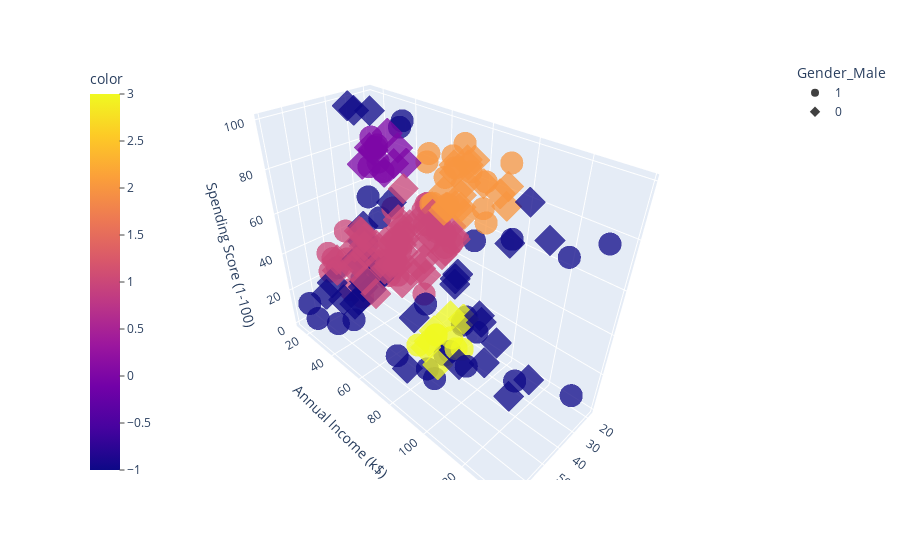

This figure's notebook cell:
### Code cell
import plotly.express as px
fig = px.scatter_3d(df, x='Age', y='Annual Income (k$)', z='Spending Score (1-100)', color=dbscan.labels_, symbol='Gender_Male', opacity=0.75)
fig.update_layout(coloraxis_colorbar=dict(yanchor="top", y=1, x=0, ticks="outside"))
# fig.show()

### Figure 1 — Plotly figure (JSON) as saved in the notebook; plotly's stock layout.template omitted (floating-point values rounded to 4 significant figures)
{"data": [{"hovertemplate": "Gender_Male=1<br>Age=%{x}<br>Annual Income (k$)=%{y}<br>Spending Score (1-100)=%{z}<br>color=%{marker.color}<extra></extra>", "legendgroup": "1", "marker": {"color": [-1, 0, -1, -1, -1, 0, 0, -1, -1, 0, 0, 0, -1, -1, -1, -1, -1, 1, 1, 1, 1, 1, 1, 1, 1, 1, 1, 1, 1, 1, 1, 1, 1, 1, 1, 1, 1, 1, 1, 1, 1, 1, 1, 1, 1, 1, 1, 1, 1, 1, 2, 1, 2, -1, 2, 3, 2, -1, 2, -1, 2, -1, 2, -1, 2, 3, 2, -1, -1, -1, 3, 3, -1, 3, 2, 3, 2, -1, 2, -1, 2, -1, 2, -1, -1, -1, -1, -1], "coloraxis": "coloraxis", "opacity": 0.75, "symbol": "circle"}, "mode": "markers", "name": "1", "scene": "scene", "showlegend": true, "type": "scatter3d", "x": [19, 21, 64, 67, 37, 22, 20, 52, 35, 25, 31, 29, 35, 60, 53, 18, 24, 48, 33, 59, 47, 69, 53, 70, 19, 63, 18, 19, 70, 59, 26, 40, 57, 38, 67, 48, 18, 48, 24, 48, 20, 67, 26, 49, 54, 68, 66, 65, 19, 27, 39, 43, 40, 59, 38, 47, 39, 20, 32, 19, 32, 25, 28, 48, 34, 43, 39, 37, 34, 19, 50, 42, 32, 40, 28, 36, 36, 58, 27, 59, 35, 46, 30, 28, 33, 32, 32, 30], "y": [15, 15, 19, 19, 20, 20, 21, 23, 24, 24, 25, 28, 28, 30, 33, 33, 38, 39, 42, 43, 43, 44, 46, 46, 46, 48, 48, 48, 49, 54, 54, 54, 54, 54, 54, 54, 59, 60, 60, 61, 61, 62, 62, 62, 63, 63, 63, 63, 64, 67, 69, 71, 71, 71, 71, 71, 71, 73, 73, 74, 75, 77, 77, 77, 78, 78, 78, 78, 78, 81, 85, 86, 87, 87, 87, 87, 87, 88, 88, 93, 93, 98, 99, 101, 113, 126, 137, 137], "z": [39, 81, 3, 14, 13, 79, 66, 29, 35, 73, 73, 82, 61, 4, 4, 92, 92, 36, 60, 60, 41, 46, 46, 56, 55, 51, 59, 59, 55, 47, 54, 48, 51, 55, 41, 46, 41, 49, 52, 42, 49, 59, 55, 56, 46, 43, 48, 52, 46, 56, 91, 35, 95, 11, 75, 9, 75, 5, 73, 10, 93, 12, 97, 36, 90, 17, 88, 1, 1, 5, 26, 20, 63, 13, 75, 10, 92, 15, 69, 14, 90, 15, 97, 68, 8, 74, 18, 83]}, {"hovertemplate": "Gender_Male=0<br>Age=%{x}<br>Annual Income (k$)=%{y}<br>Spending Score (1-100)=%{z}<br>color=%{marker.color}<extra></extra>", "legendgroup": "0", "marker": {"color": [-1, 0, -1, 0, -1, -1, 0, -1, -1, 0, -1, -1, -1, -1, -1, -1, 0, 0, -1, 0, -1, 0, -1, 0, -1, -1, -1, 1, 1, 1, 1, 1, 1, 1, 1, 1, 1, 1, 1, 1, 1, 1, 1, 1, 1, 1, 1, 1, 1, 1, 1, 1, 1, 1, 1, 1, 1, 1, 1, 1, 1, 1, 1, 1, 1, 1, 1, 1, 1, 1, 1, 1, 1, -1, 2, -1, 2, 2, 3, 2, -1, -1, 2, 2, 3, 3, 2, 3, 2, 2, 2, -1, 2, 2, 2, 2, 3, 3, 2, -1, 2, 2, -1, -1, -1, 2, -1, -1, -1, -1, -1, -1], "coloraxis": "coloraxis", "opacity": 0.75, "symbol": "diamond"}, "mode": "markers", "name": "0", "scene": "scene", "showlegend": true, "type": "scatter3d", "x": [20, 23, 31, 22, 35, 23, 30, 35, 58, 24, 35, 35, 46, 54, 45, 40, 23, 21, 49, 21, 42, 30, 36, 20, 65, 31, 49, 24, 50, 27, 29, 31, 49, 31, 50, 51, 27, 67, 54, 43, 68, 32, 47, 60, 60, 45, 23, 49, 46, 21, 55, 22, 34, 50, 68, 40, 32, 47, 27, 23, 49, 21, 66, 19, 38, 18, 19, 63, 49, 51, 50, 38, 40, 23, 31, 25, 31, 29, 44, 35, 57, 28, 32, 32, 34, 44, 38, 47, 27, 30, 30, 56, 29, 31, 36, 33, 36, 52, 30, 37, 32, 29, 41, 54, 41, 36, 34, 32, 38, 47, 35, 45], "y": [16, 16, 17, 17, 18, 18, 19, 19, 20, 20, 21, 23, 25, 28, 28, 29, 29, 30, 33, 33, 34, 34, 37, 37, 38, 39, 39, 39, 40, 40, 40, 40, 42, 43, 43, 44, 46, 47, 47, 48, 48, 48, 49, 50, 50, 54, 54, 54, 54, 54, 57, 57, 58, 58, 59, 60, 60, 60, 60, 62, 62, 62, 63, 63, 64, 65, 65, 65, 65, 67, 67, 67, 69, 70, 70, 72, 72, 73, 73, 74, 75, 76, 76, 77, 78, 78, 78, 78, 78, 78, 78, 79, 79, 81, 85, 86, 87, 88, 88, 97, 97, 98, 99, 101, 103, 103, 103, 103, 113, 120, 120, 126], "z": [6, 77, 40, 76, 6, 94, 72, 99, 15, 77, 35, 98, 5, 14, 32, 31, 87, 73, 14, 81, 17, 73, 26, 75, 35, 61, 28, 65, 55, 47, 42, 42, 52, 54, 45, 50, 51, 52, 59, 50, 48, 47, 42, 49, 56, 53, 52, 42, 44, 57, 58, 55, 60, 46, 55, 40, 42, 47, 50, 41, 48, 42, 50, 54, 42, 48, 50, 43, 59, 43, 57, 40, 58, 29, 77, 34, 71, 88, 7, 72, 5, 40, 87, 74, 22, 20, 76, 16, 89, 78, 73, 35, 83, 93, 75, 95, 27, 13, 86, 32, 86, 88, 39, 24, 17, 85, 23, 69, 91, 16, 79, 28]}], "layout": {"coloraxis": {"colorbar": {"ticks": "outside", "title": {"text": "color"}, "x": 0, "y": 1, "yanchor": "top"}, "colorscale": [[0, "#0d0887"], [0.1111, "#46039f"], [0.2222, "#7201a8"], [0.3333, "#9c179e"], [0.4444, "#bd3786"], [0.5556, "#d8576b"], [0.6667, "#ed7953"], [0.7778, "#fb9f3a"], [0.8889, "#fdca26"], [1, "#f0f921"]]}, "legend": {"title": {"text": "Gender_Male"}, "tracegroupgap": 0}, "margin": {"t": 60}, "scene": {"domain": {"x": [0, 1], "y": [0, 1]}, "xaxis": {"title": {"text": "Age"}}, "yaxis": {"title": {"text": "Annual Income (k$)"}}, "zaxis": {"title": {"text": "Spending Score (1-100)"}}}}}
